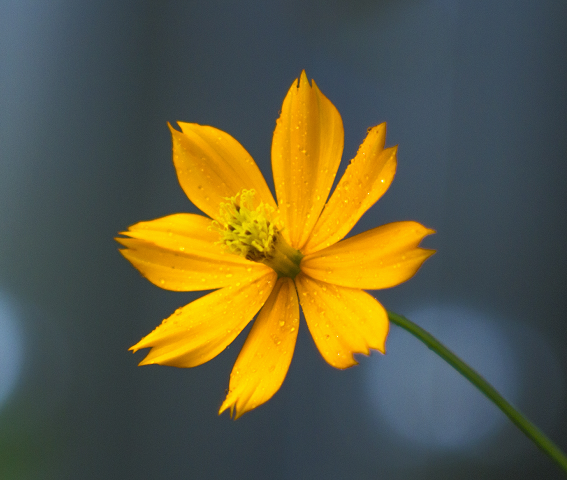
#> input picture rose.png, 567 x 480 px
$ jupyter execute Convolution.py.ipynb
#> lines starting #> are read from the running program, lines starting #| are printed output that depends on the picture
# Kernel Convolution
*Convolution is process in which  a ‘kernel’  used to extract certain ‘features’ from an input image. Like Edges, line, color filtering , blur, sharping etc, are nothing but a convolution with different kernel.*

#### import Required module

[cell 1]
from skimage.exposure import rescale_intensity
import numpy as np
import cv2

# Without pading
* losing border side pixels
* losing Width and Height of Output Image


# padding


[cell 2]
def convolution(image, kernel):
	(iH, iW) = image.shape[:2]
	(kH, kW) = kernel.shape[:2]

	# size (i.e., width and height) are not reduced
	pad = (kW - 1) // 2
	image = cv2.copyMakeBorder(image, pad, pad, pad, pad,
		cv2.BORDER_REPLICATE)
	output = np.zeros((iH, iW), dtype="float32")

	# loop over the input image, "sliding" the kernel across
	# each (x, y)-coordinate from left-to-right and top to
	# bottom
# 	print(type(pad))
	for y in np.arange(pad, iH + pad):
		for x in np.arange(pad, iW + pad):

			roi = image[y - pad:y + pad + 1, x - pad:x + pad + 1]
# 			print(roi)


			k = (roi * kernel).sum()

# 			print(f"{roi} * {kernel} = {k}")

			output[y - pad, x - pad] = k

	# rescale the output image to be in the range [0, 255]
	output = rescale_intensity(output, in_range=(0, 255))
	output = (output * 255).astype("uint8")

	# return the output image
	return output

[cell 3]
# construct the Sobel y-axis kernel
sobelY = np.array((
	[-1, -2, -1],
	[0, 0, 0],
	[1, 2, 1]), dtype="int")


# load the input image and convert it to grayscale
image = cv2.imread('rose.png')
#> image is the input picture: shape (480, 567, 3); mean B, G, R 64.7, 92.6, 95.7
gray = cv2.cvtColor(image, cv2.COLOR_BGR2GRAY)
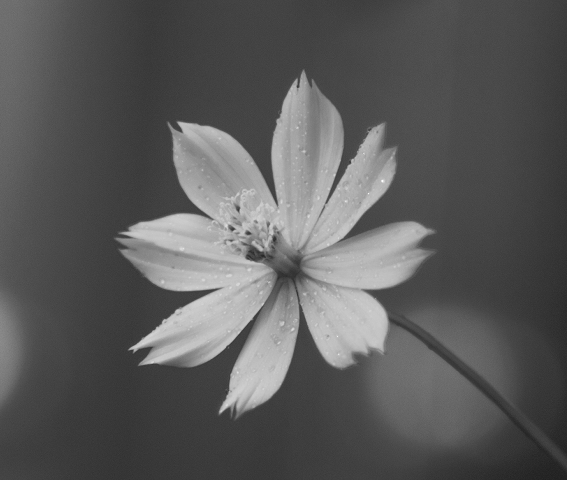
#> gray: shape (480, 567); min 31, max 255, mean 90.3
cv2.imshow('orgnial', image)

conv_output = convolution(gray, sobelY)
#> after the loop in convolution, `for y in np.arange(pad, iH + pad):`:
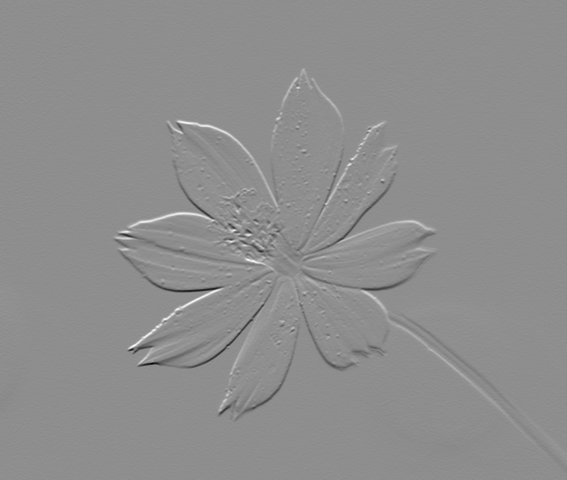
#> output: shape (480, 567) float32; min -608, max 480, mean -0.3; drawn with min black and max white
#> in convolution, `output = rescale_intensity(output, in_range=(0, 255))`:
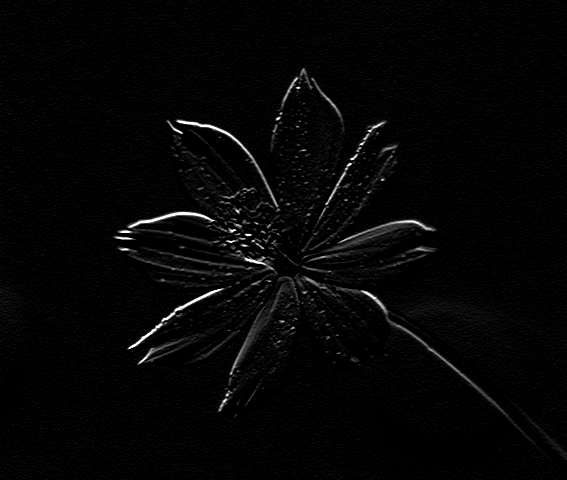
#> output: shape (480, 567) float32; min 0, max 1, mean 0.0215

cv2.imshow('gray', gray)
cv2.imshow('output', conv_output)
cv2.waitKey(0)
cv2.destroyAllWindows()
